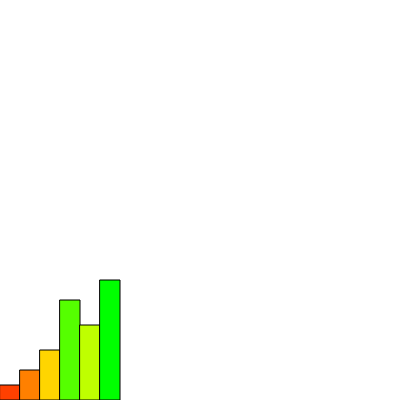
Frame 1 (no input)
Frame 60 (no input): identical to frame 1, image omitted
Frame 120 (the mouse pressed at the canvas centre since frame 60): identical to frame 1, image omitted

The p5.js sketch that drew this single still picture (run headless with seeded random() and noise() and a simulated clock; from frame 60 on, the mouse is pressed at the canvas centre):

// p5.js sketch
// ── sketch.js
var numbers = [15, 30, 50, 100, 75, 120];

function setup() {
  createCanvas(400, 400);
}

function draw() {
  // Hue, Saturation and Brightness
  // hues = 0 - 360
  colorMode(HSB, 360, 100, 100, 100);

  // set the background to white with 0 hues, 0 saturation, brightness 100 = color white
  background(0, 0, 100);

  for (var i = 0; i < numbers.length; i++) {
    var n = numbers[i]; // get the current number from the array
    

    fill(n, 100, 100); // hue // saturation 100 // brightness 100

    rect(i * 20, height - n, 20, n);
  }
}
